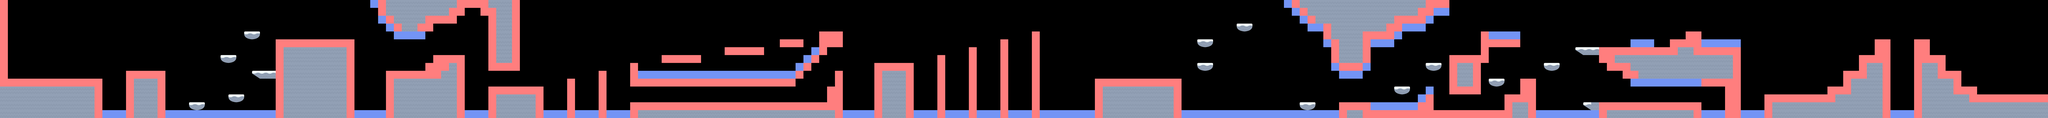

A 2D game scene composited from a Tiled map and its tileset images. What follows is a short description and the map's XML, with each tile layer's data collapsed to a summary:
An orthogonal 260x15 tile map with 70x70 px tiles, 2 tile layers (Snow Map, Collisions), 2 tilesets.

<map version="1.4" tiledversion="1.4.2" orientation="orthogonal" renderorder="right-down" width="260" height="15" tilewidth="70" tileheight="70" infinite="0" nextlayerid="4" nextobjectid="1">
 <tileset firstgid="1" name="SnowSheet" tilewidth="70" tileheight="70" tilecount="49" columns="7">
  <image source="PNG Snow/sheet.png" width="512" height="512" />
 </tileset>
 <tileset firstgid="50" name="Collisions" tilewidth="70" tileheight="70" tilecount="4" columns="4">
  <image source="Collisions.png" width="280" height="70" />
  <tile id="1">
   <properties>
    <property name="Death" type="bool" value="true" />
   </properties>
  </tile>
 </tileset>
 <layer id="1" name="Snow Map" width="260" height="15">
  <properties>
   <property name="Drawable" type="bool" value="true" />
  </properties>
  <data>[3900 cells, 2841 non-empty, 19 distinct tile ids]</data>
 </layer>
 <layer id="3" name="Collisions" width="260" height="15">
  <properties>
   <property name="Collision" type="bool" value="true" />
   <property name="Drawable" type="bool" value="false" />
  </properties>
  <data>[3900 cells, 747 non-empty, 4 distinct tile ids]</data>
 </layer>
</map>